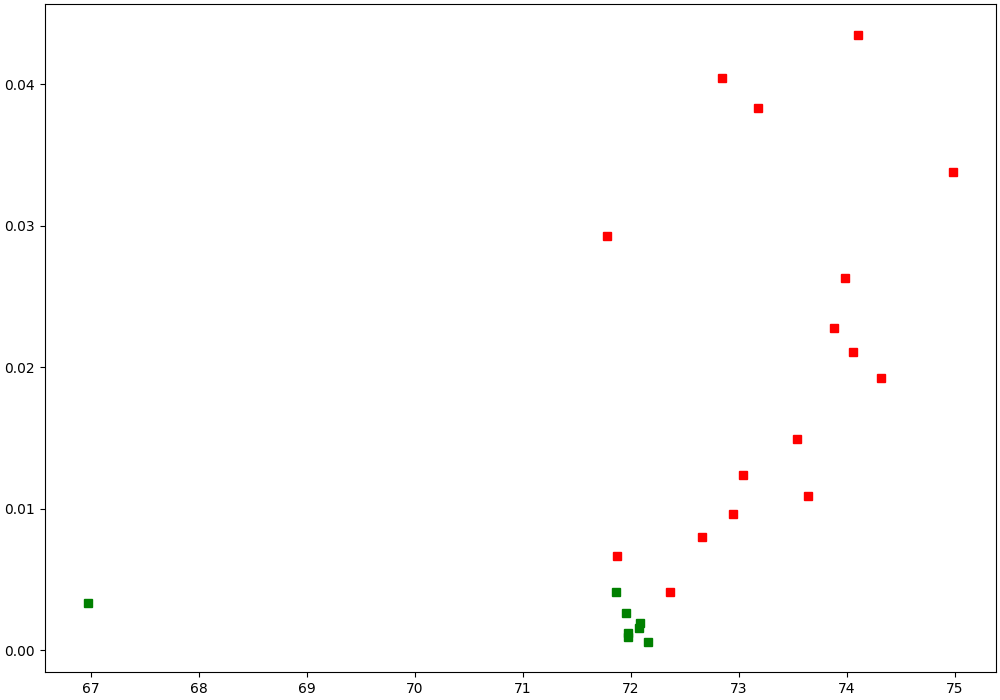

Source code (Python):
import matplotlib.pyplot as plt
import numpy as np
from scipy.optimize import curve_fit 

def mapping(x, a, b): 
    return a * x + b 

x_list = list()
y_list = list()
x1_list = list()
y1_list = list()

R = 5.4



with  open('1.data', 'r')  as  data:
    for line in data:
        list_line = list((map(float, line.split())))
        x_list.append(list_line[0])
        y_list.append(list_line[1] / 1000)
with  open('2.data', 'r')  as  data:
    for line in data:
        list_line = list((map(float, line.split())))
        x1_list.append(list_line[0])
        y1_list.append(list_line[1] / 1000)



for i in range(len(y_list)):
    x_list[i] = x_list[i] - y_list[i] * R * 1000
for i in range(len(y1_list)):
    x1_list[i] = x1_list[i] - y1_list[i] * R * 1000

x = np.array(x_list)
y = np.array(y_list)
x1 = np.array(x1_list)
y1 = np.array(y1_list)
print("a")
print(74 - 5.4 * 1000 / 1000 * 0.54)

fig, ax = plt.subplots(figsize=(10,7), constrained_layout=True)

plt.plot(x, y, 'rs')
plt.plot(x1, y1, 'gs')
#plt.plot(x_ful_aproc, y_fit, 'g')

plt.savefig("2.png")

with open("upd_data", "w+") as upd_data:
    for i in range(len(y)):
        strin = str(x[i]) + " " + str(y[i]) + "\n"
        upd_data.write(strin)


